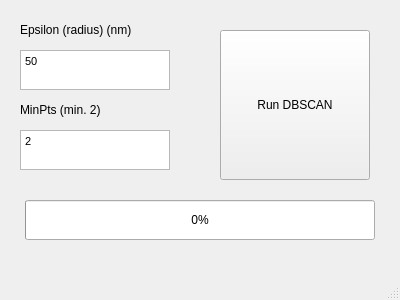
<?xml version="1.0" encoding="UTF-8"?>
<ui version="4.0">
 <class>DBSCANanalysis</class>
 <widget class="QMainWindow" name="DBSCANanalysis">
  <property name="geometry">
   <rect>
    <x>0</x>
    <y>0</y>
    <width>400</width>
    <height>300</height>
   </rect>
  </property>
  <property name="windowTitle">
   <string>DBSCAN analysis</string>
  </property>
  <widget class="QWidget" name="centralwidget">
   <widget class="QProgressBar" name="progressBar">
    <property name="geometry">
     <rect>
      <x>25</x>
      <y>200</y>
      <width>350</width>
      <height>40</height>
     </rect>
    </property>
    <property name="value">
     <number>0</number>
    </property>
    <property name="textVisible">
     <bool>true</bool>
    </property>
    <property name="orientation">
     <enum>Qt::Horizontal</enum>
    </property>
    <property name="invertedAppearance">
     <bool>false</bool>
    </property>
   </widget>
   <widget class="QTextEdit" name="minPtsField">
    <property name="geometry">
     <rect>
      <x>20</x>
      <y>130</y>
      <width>150</width>
      <height>40</height>
     </rect>
    </property>
    <property name="html">
     <string>&lt;!DOCTYPE HTML PUBLIC &quot;-//W3C//DTD HTML 4.0//EN&quot; &quot;http://www.w3.org/TR/REC-html40/strict.dtd&quot;&gt;
&lt;html&gt;&lt;head&gt;&lt;meta name=&quot;qrichtext&quot; content=&quot;1&quot; /&gt;&lt;style type=&quot;text/css&quot;&gt;
p, li { white-space: pre-wrap; }
&lt;/style&gt;&lt;/head&gt;&lt;body style=&quot; font-family:'MS Shell Dlg 2'; font-size:7.875pt; font-weight:400; font-style:normal;&quot;&gt;
&lt;p style=&quot; margin-top:0px; margin-bottom:0px; margin-left:0px; margin-right:0px; -qt-block-indent:0; text-indent:0px;&quot;&gt;2&lt;/p&gt;&lt;/body&gt;&lt;/html&gt;</string>
    </property>
   </widget>
   <widget class="QLabel" name="minPtsLabel">
    <property name="geometry">
     <rect>
      <x>20</x>
      <y>90</y>
      <width>150</width>
      <height>40</height>
     </rect>
    </property>
    <property name="text">
     <string>MinPts (min. 2)</string>
    </property>
   </widget>
   <widget class="QTextEdit" name="epsilonField">
    <property name="geometry">
     <rect>
      <x>20</x>
      <y>50</y>
      <width>150</width>
      <height>40</height>
     </rect>
    </property>
    <property name="html">
     <string>&lt;!DOCTYPE HTML PUBLIC &quot;-//W3C//DTD HTML 4.0//EN&quot; &quot;http://www.w3.org/TR/REC-html40/strict.dtd&quot;&gt;
&lt;html&gt;&lt;head&gt;&lt;meta name=&quot;qrichtext&quot; content=&quot;1&quot; /&gt;&lt;style type=&quot;text/css&quot;&gt;
p, li { white-space: pre-wrap; }
&lt;/style&gt;&lt;/head&gt;&lt;body style=&quot; font-family:'MS Shell Dlg 2'; font-size:7.875pt; font-weight:400; font-style:normal;&quot;&gt;
&lt;p style=&quot; margin-top:0px; margin-bottom:0px; margin-left:0px; margin-right:0px; -qt-block-indent:0; text-indent:0px;&quot;&gt;50&lt;/p&gt;&lt;/body&gt;&lt;/html&gt;</string>
    </property>
   </widget>
   <widget class="QLabel" name="epsilonLabel">
    <property name="geometry">
     <rect>
      <x>20</x>
      <y>10</y>
      <width>150</width>
      <height>40</height>
     </rect>
    </property>
    <property name="text">
     <string>Epsilon (radius) (nm)</string>
    </property>
   </widget>
   <widget class="QPushButton" name="runDBSCAN">
    <property name="geometry">
     <rect>
      <x>220</x>
      <y>30</y>
      <width>150</width>
      <height>150</height>
     </rect>
    </property>
    <property name="text">
     <string>Run DBSCAN</string>
    </property>
   </widget>
  </widget>
  <widget class="QMenuBar" name="menubar">
   <property name="geometry">
    <rect>
     <x>0</x>
     <y>0</y>
     <width>400</width>
     <height>22</height>
    </rect>
   </property>
  </widget>
  <widget class="QStatusBar" name="statusbar"/>
 </widget>
 <resources/>
 <connections/>
</ui>
